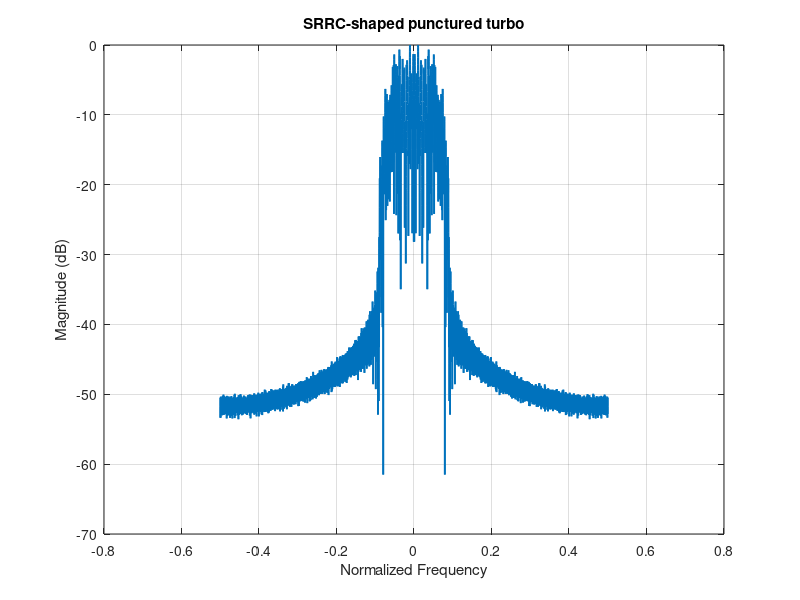

This figure's MATLAB source: (Note: this script raises an error after producing the figure.)
%% turbo_full_23_31_srrc_maxlogmap_modified.m
clear; clc; close all;

%% ========================
%% Functions
%% ========================
function pvec = octal_to_poly_vec(octal)
    decval = base2dec(num2str(octal),8);
    bstr = dec2bin(decval);
    pvec = zeros(1,length(bstr));
    for i=1:length(bstr)
        pvec(i) = str2double(bstr(i));
    end
end

function [sys, parity] = rsc_encode_stream(u, fb_poly, ff_poly)
    N = length(u);
    Kpoly = length(fb_poly);
    mem = Kpoly-1;
    sr = zeros(1,mem);
    sys = u;
    parity = zeros(1,N);
    for k=1:N
        in_vec = [u(k) sr];
        fb = mod(sum(fb_poly .* in_vec),2);
        parity(k) = mod(sum(ff_poly .* [fb sr]),2);
        sr = [fb sr(1:end-1)];
    end
end

function h = srrc_pulse(alpha,sps,span)
    t=(-span*sps:span*sps)/sps;
    h=zeros(size(t));
    for ii=1:length(t)
        ti=t(ii);
        if abs(ti)<1e-12
            h(ii)=1-alpha+(4*alpha/pi);
        elseif abs(abs(ti)-1/(4*alpha))<1e-12
            h(ii)=(alpha/sqrt(2))*((1+2/pi)*sin(pi/(4*alpha))+(1-2/pi)*cos(pi/(4*alpha)));
        else
            num=sin(pi*ti*(1-alpha))+4*alpha*ti.*cos(pi*ti*(1+alpha));
            den=pi*ti.*(1-(4*alpha*ti).^2);
            h(ii)=num/den;
        end
    end
    h=h/sqrt(sum(h.^2));
end

%% ========================
%% Parameters / Options
%% ========================
K = 64;                % info bits
use_alt1010 = false;
run_decoder = true;
EbN0_dB = 6;             % increase SNR
nIter = 3;               % more turbo iterations

feedback_octal    = 23;
feedforward_octal = 31;

alpha = 0.5; sps=8; span=8; NFFT=8192;

%% ========================
%% Prepare polynomials
%% ========================
fb_poly = octal_to_poly_vec(feedback_octal);
ff_poly = octal_to_poly_vec(feedforward_octal);
Kpoly = max(length(fb_poly), length(ff_poly));
if length(fb_poly)<Kpoly, fb_poly=[zeros(1,Kpoly-length(fb_poly)) fb_poly]; end
if length(ff_poly)<Kpoly, ff_poly=[zeros(1,Kpoly-length(ff_poly)) ff_poly]; end
mem = Kpoly-1;

%% ========================
%% Input bits
%% ========================
if use_alt1010
    data_in = repmat([1 0],1,K/2);
else
    data_in = randi([0 1],1,K);
end

%% ========================
%% Random interleaver
%% ========================
pi = randperm(K);

%% ========================
%% Turbo encoding
%% ========================
[s1,p1] = rsc_encode_stream(data_in, fb_poly, ff_poly);
u_int = data_in(pi);
[s2,p2] = rsc_encode_stream(u_int, fb_poly, ff_poly);

%% ========================
%% Puncturing to rate 1/2
%% ========================
mask_p1 = mod(1:K,2)==1;
mask_p2 = ~mask_p1;
punctured_bits = zeros(1,2*K);
for k=1:K
    sysbit = s1(k);
    if mask_p1(k), par = p1(k); else par = p2(k); end
    punctured_bits(2*k-1)=sysbit;
    punctured_bits(2*k)=par;
end

%% ========================
%% SRRC pulse shaping & spectrum
%% ========================
tx_symbols = 2*punctured_bits-1;
h = srrc_pulse(alpha,sps,span);
tx_ups = upsample(tx_symbols,sps);
tx_shaped = conv(tx_ups,h,'same');

% Spectrum
spec = fftshift(abs(fft(tx_shaped,NFFT)));
spec_db = 20*log10(spec/max(spec));
f_axis = linspace(-0.5,0.5,NFFT);
figure; plot(f_axis,spec_db,'LineWidth',1.3); grid on;
xlabel('Normalized Frequency'); ylabel('Magnitude (dB)');
title('SRRC-shaped punctured turbo');

%% ========================
%% Max-Log-MAP Turbo Decoder
%% ========================
if run_decoder
    EbN0 = 10^(EbN0_dB/10); R = K/length(punctured_bits); N0 = 1/(EbN0*R); sigma=sqrt(N0/2); Lc=2/N0;
    tx_sys_sym = 1-2*s1; tx_p1_sym=1-2*p1; tx_p2_sym=1-2*p2;
    rx_sys = tx_sys_sym + sigma*randn(1,K);
    rx_p1  = tx_p1_sym  + sigma*randn(1,K);
    rx_p2  = tx_p2_sym  + sigma*randn(1,K);

    L_sys = Lc*rx_sys;
    L_p1 = zeros(1,K); L_p2 = zeros(1,K);
    L_p1(mask_p1) = Lc*rx_p1(mask_p1);
    L_p2(mask_p2) = Lc*rx_p2(mask_p2);

    % Precompute trellis
    nStates = 2^mem; nextState=zeros(nStates,2); parityBit=zeros(nStates,2);
    for st=0:nStates-1
        sr = bitget(st,mem:-1:1);
        for u=0:1
            fb = mod(sum(fb_poly.*[u sr]),2);
            parityBit(st+1,u+1) = mod(sum(ff_poly.*[fb sr]),2);
            new_sr = [fb sr(1:end-1)];
            nextState(st+1,u+1) = bi2de(new_sr,'left-msb');
        end
    end

    alphaMat = -inf(nStates,K+1); alphaMat(1,1)=0;
    betaMat  = -inf(nStates,K+1); betaMat(:,K+1)=0;
    gammaMat = -inf(nStates,2,K);
    La = zeros(1,K);

    % Run turbo iterations
    for iter=1:nIter
        Lext1 = maxlogmap_decoder(L_sys,L_p1,La,nextState,parityBit,alphaMat,betaMat,gammaMat);
        La2 = 0.1*Lext1(pi); % properly scale extrinsic info
        L_sys_int = L_sys(pi); L_p2_int = L_p2(pi);
        Lext2 = maxlogmap_decoder(L_sys_int,L_p2_int,La2,nextState,parityBit,alphaMat,betaMat,gammaMat);
        La = zeros(1,K); La(pi) = 0.1*Lext2;
    end

    L_total = L_sys + La;
    u_hat = (L_total<0);
    nErr = sum(data_in~=u_hat);
    fprintf('Decoding result: Errors = %d / %d\n', nErr,K);
end
